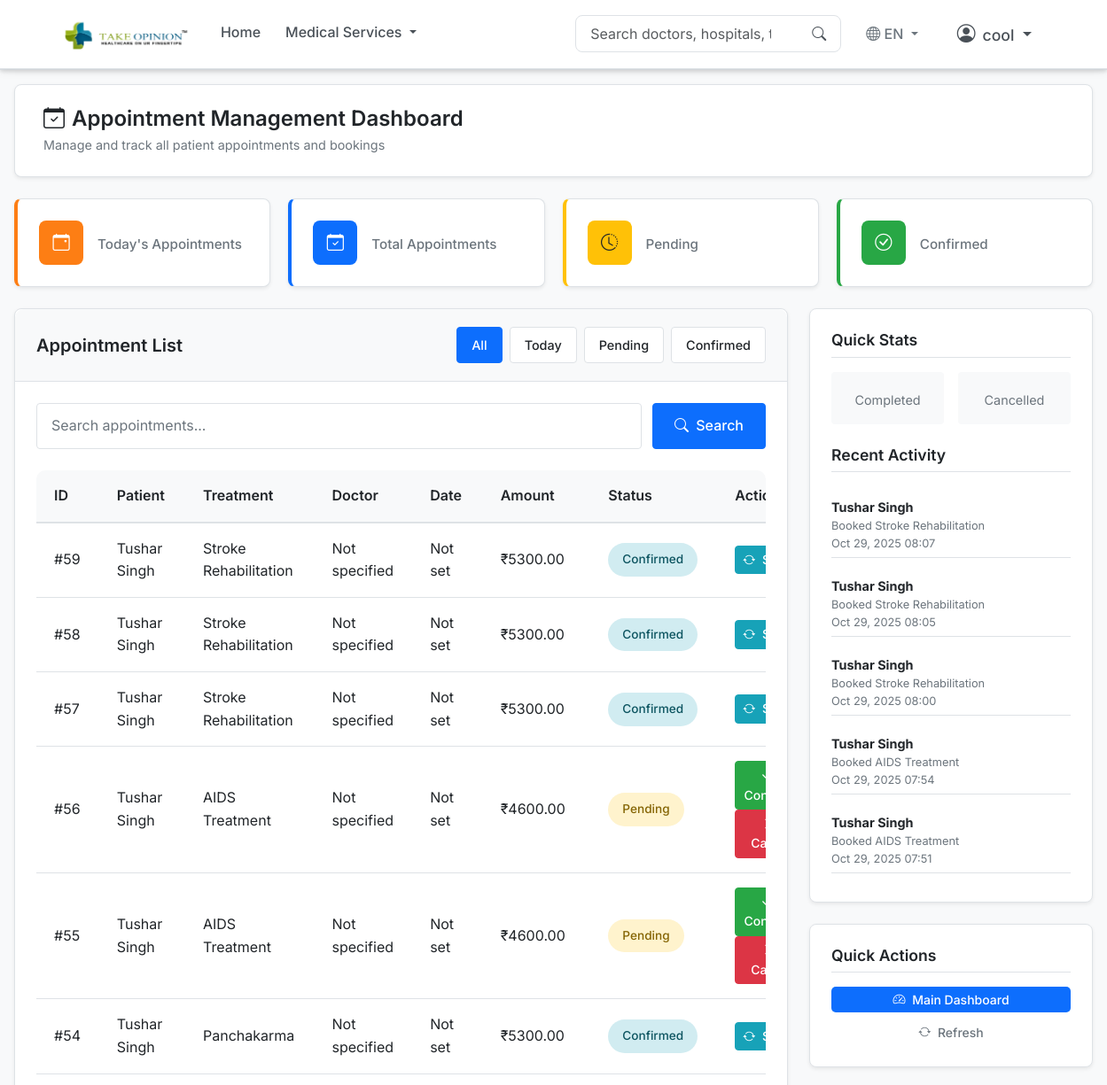
The app's page /book/admin/dashboard/ (signed in, upper part), older data.
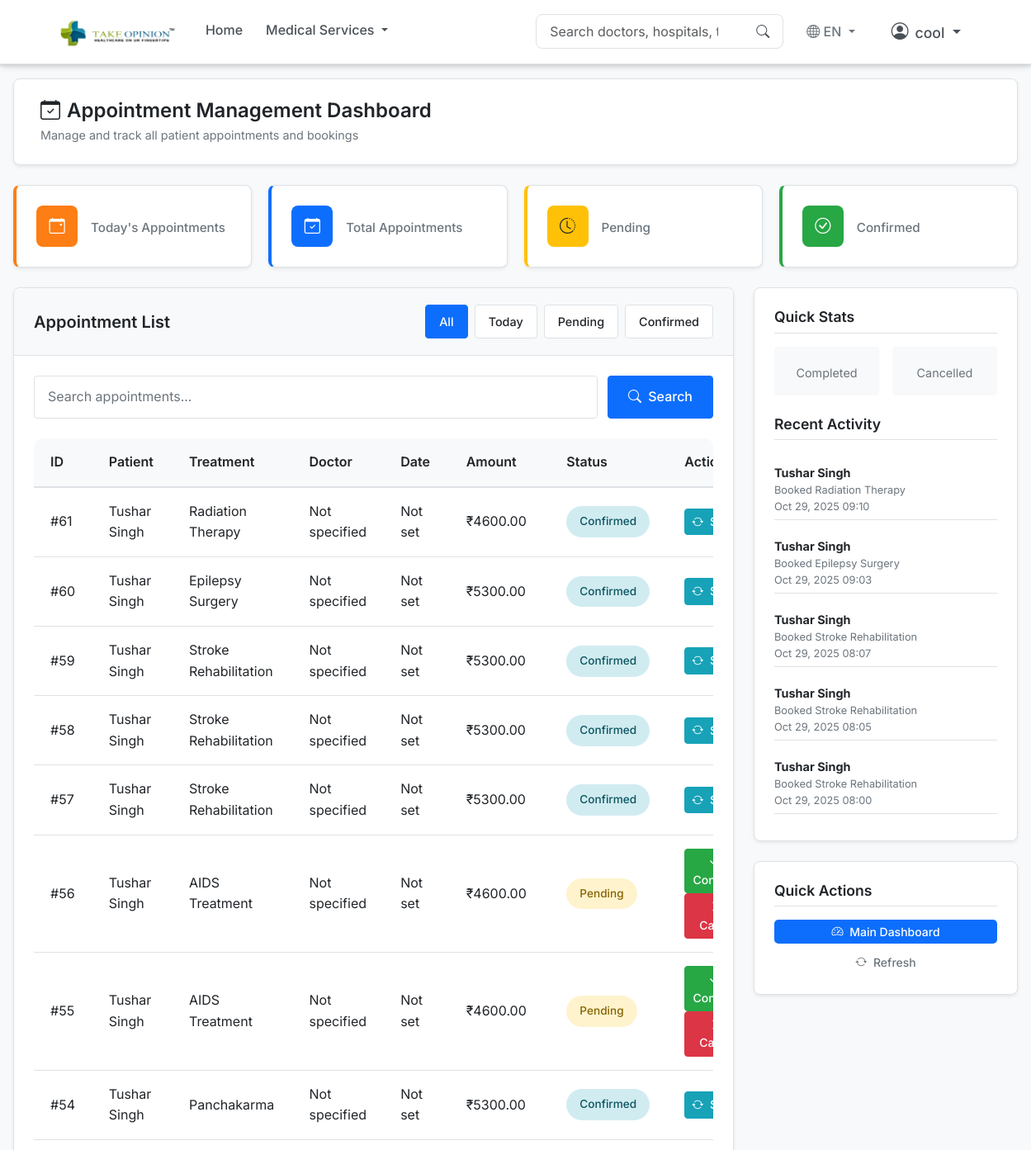
The same page, newer data.
### bookings/models.py (models this page shows, shortened)
class Booking(models.Model):
    treatment = models.ForeignKey(Treatment, on_delete=models.CASCADE)
    preferred_doctor = models.ForeignKey(Doctor, on_delete=models.SET_NULL, null=True, blank=True)
    preferred_hospital = models.ForeignKey(Hospital, on_delete=models.SET_NULL, null=True, blank=True)
    patient = models.ForeignKey(UserProfile, on_delete=models.CASCADE, related_name='bookings', null=True)
    preferred_date = models.DateField(null=True, blank=True)
    amount = models.DecimalField(max_digits=10, decimal_places=2, default=0)
    notes = models.TextField(blank=True, null=True)
    created_at = models.DateTimeField(auto_now_add=True)
    google_meet_link = models.URLField(blank=True, null=True, help_text="Google Meet link for video consultations")
    STATUS_CHOICES = [
        ('pending', 'Pending'),
        ('confirmed', 'Confirmed'),
        ('in_progress', 'In Progress'),
        ('completed', 'Completed'),
        ('cancelled', 'Cancelled'),
    ]
    status = models.CharField(max_length=20, choices=STATUS_CHOICES, default='pending')

### accounts/models.py (models this page shows, shortened)
class UserProfile(models.Model):
    USER_TYPES = (
        ('admin', 'Admin'),
        ('doctor', 'Doctor'),
        ('patient', 'Patient'),
    )
    user = models.OneToOneField(User, on_delete=models.CASCADE)
    user_type = models.CharField(max_length=10, choices=USER_TYPES)
    phone = models.CharField(max_length=15, blank=True)
    address = models.TextField(blank=True)
    city = models.CharField(max_length=100, blank=True)
    profile_picture = models.ImageField(upload_to='profile_pictures/', blank=True, null=True)
    created_at = models.DateTimeField(auto_now_add=True)
    updated_at = models.DateTimeField(auto_now=True)

### treatments/models.py (models this page shows, shortened)
class Treatment(models.Model):
    name = models.CharField(max_length=200)
    slug = models.SlugField(unique=True, blank=True)
    description = models.TextField(blank=True)
    category = models.ForeignKey(TreatmentCategory, on_delete=models.CASCADE, related_name="treatments")
    duration = models.CharField(max_length=100, blank=True, default="5-7 days")
    anesthesia_type = models.CharField(max_length=100, blank=True, default="General")
    recovery_time = models.CharField(max_length=100, blank=True, default="2-3 weeks")
    procedure_details = models.TextField(blank=True, default="This treatment involves a comprehensive approach to address your medical condition with the latest techniques and technology. The procedure is performed by highly qualified specialists in state-of-the-art facilities.")
    preparation_guidelines = models.TextField(blank=True, default="Consult your doctor,Stop certain medications,Complete medical tests,Fast before procedure")
    aftercare_instructions = models.TextField(blank=True, default="Rest and recovery period,Medication schedule,Follow-up appointments,Activity restrictions")
    starting_price = models.DecimalField(max_digits=10, decimal_places=2, default=5000.00)
    review_count = models.PositiveIntegerField(default=120)  # type: ignore

### bookings/views.py (the view)
# urls.py: path('admin/dashboard/', views.admin_dashboard, name='admin_dashboard'),
@login_required
def admin_dashboard(request):
    if not hasattr(request.user, 'userprofile') or request.user.userprofile.user_type != 'admin':
        messages.error(request, 'You do not have permission to access this page.')
        return redirect('home')
    bookings = Booking._default_manager.select_related('patient__user', 'treatment', 'preferred_doctor', 'preferred_hospital').all().order_by('-created_at')
    status_filter = request.GET.get('status')
    if status_filter:
        bookings = bookings.filter(status=status_filter)
    total_bookings = bookings.count()
    pending_bookings = bookings.filter(status='pending').count()
    confirmed_bookings = bookings.filter(status='confirmed').count()
    cancelled_bookings = bookings.filter(status='cancelled').count()
    in_progress_bookings = bookings.filter(status='in_progress').count()
    completed_bookings = bookings.filter(status='completed').count()
    from django.utils import timezone
    from datetime import date
    today = date.today()
    today_bookings = bookings.filter(created_at__date=today).count()
    recent_bookings = bookings[:5]
    from django.db.models import Count
    top_treatments = bookings.filter(treatment__isnull=False).values('treatment__name').annotate(count=Count('treatment')).order_by('-count')[:5]
    from datetime import timedelta
    week_ago = today - timedelta(days=7)
    weekly_bookings = bookings.filter(created_at__date__gte=week_ago).extra({'date': 'date(created_at)'}).values('date').annotate(count=Count('id')).order_by('date')
    context = {
        'bookings': bookings,
        'status_filter': status_filter,
        'total_bookings': total_bookings,
        'pending_bookings': pending_bookings,
        'confirmed_bookings': confirmed_bookings,
        'cancelled_bookings': cancelled_bookings,
        'in_progress_bookings': in_progress_bookings,
        'completed_bookings': completed_bookings,
        'today_bookings': today_bookings,
        'recent_bookings': recent_bookings,
        'top_treatments': top_treatments,
        'weekly_bookings': weekly_bookings,
    }
    return render(request, "bookings/admin_dashboard.html", context)

### core/context_processors.py (called while the page is built)
def translation_context(request):
    language_code = request.session.get('django_language', settings.LANGUAGE_CODE.split('-')[0])
    translations = get_translations(language_code)
    return {
        'translations': translations,
        'current_language': language_code,
        'available_languages': settings.LANGUAGES,
    }

### core/translations.py (called while the page is built)
def get_translations(language_code):
    return TRANSLATIONS.get(language_code, TRANSLATIONS['en'])

### bookings/templates/bookings/admin_dashboard.html (shortened to what the changed rows need)
{% extends 'base.html' %}
{% load static %}
{% block content %}
<div class="admin-dashboard">
    <div class="main-content">
        <div class="content-card">
            <div class="card-body">
                <div class="table-responsive">
                    <table class="bookings-table">
                        <thead>
                            <tr>
                                <th>ID</th>
                                <th>Patient</th>
                                <th>Treatment</th>
                                <th>Doctor</th>
                                <th>Date</th>
                                <th>Amount</th>
                                <th>Status</th>
                                <th>Actions</th>
                            </tr>
                        </thead>
                        <tbody>
                            {% for booking in bookings %}
                            <tr>
                                <td>#{{ booking.id }}</td>
                                <td>
                                    {% if booking.patient %}
                                        {{ booking.patient.user.first_name }} {{ booking.patient.user.last_name }}
                                    {% else %}
                                        Guest
                                    {% endif %}
                                </td>
                                <td>
                                    {% if booking.treatment %}
                                        {{ booking.treatment.name }}
                                    {% else %}
                                        General Consultation
                                    {% endif %}
                                </td>
                                <td>
                                    {% if booking.preferred_doctor %}
                                        {{ booking.preferred_doctor.name }}
                                    {% else %}
                                        Not specified
                                    {% endif %}
                                </td>
                                <td>
                                    {% if booking.preferred_date %}
                                        {{ booking.preferred_date|date:"M d, Y" }}
                                    {% else %}
                                        Not set
                                    {% endif %}
                                </td>
                                <td>₹{{ booking.amount }}</td>
                                <td>
                                    <span class="status-badge badge-{{ booking.status }}">
                                        {{ booking.get_status_display }}
                                    </span>
                                </td>
                                <td>
                                    {% if booking.status == 'pending' %}
                                        <button class="action-btn btn-success btn-sm" onclick="updateStatus({{ booking.id }}, 'confirmed')">
                                            <i class="bi bi-check-lg me-1"></i> Confirm
                                        </button>
                                        <button class="action-btn btn-danger btn-sm" onclick="updateStatus({{ booking.id }}, 'cancelled')">
                                            <i class="bi bi-x-lg me-1"></i> Cancel
                                        </button>
                                    {% elif booking.status == 'confirmed' %}
                                        <button class="action-btn btn-info btn-sm" onclick="updateStatus({{ booking.id }}, 'in_progress')">
                                            <i class="bi bi-arrow-repeat me-1"></i> Start
                                        </button>
                                    {% elif booking.status == 'in_progress' %}
                                        <button class="action-btn btn-primary btn-sm" onclick="updateStatus({{ booking.id }}, 'completed')">
                                            <i class="bi bi-check-all me-1"></i> Complete
                                        </button>
                                    {% else %}
                                        <span class="text-muted">{{ booking.get_status_display }}</span>
                                    {% endif %}
                                </td>
                            </tr>
                            {% endfor %}
                        </tbody>
                    </table>
                </div>
            </div>
        </div>
        <div>
            <div class="sidebar-card">
                <ul class="list-unstyled">
                    {% for booking in recent_bookings %}
                    <li class="mb-2 pb-1 border-bottom">
                        <div class="fw-bold" style="font-size: 0.9rem;">
                            {% if booking.patient %}
                                {{ booking.patient.user.first_name }} {{ booking.patient.user.last_name }}
                            {% else %}
                                Guest User
                            {% endif %}
                        </div>
                        <div class="small text-muted" style="font-size: 0.8rem;">
                            Booked {{ booking.treatment.name|default:"consultation" }}
                        </div>
                        <div class="small text-muted" style="font-size: 0.8rem;">
                            {{ booking.created_at|date:"M d, Y H:i" }}
                        </div>
                    </li>
                    {% empty %}
                    <li class="text-muted" style="font-size: 0.9rem;">No recent activity</li>
                    {% endfor %}
                </ul>
            </div>
        </div>
    </div>
</div>
{% endblock %}

Row changes from the older to the newer data that the page shows:
no longer on one of the page's lists (row unchanged): Booking: patient.user.first_name "Tushar", patient.user.last_name "Singh", treatment.name "AIDS Treatment", created_at "Oct 29, 2025 07:54"
no longer on one of the page's lists (row unchanged): Booking: patient.user.first_name "Tushar", patient.user.last_name "Singh", treatment.name "AIDS Treatment", created_at "Oct 29, 2025 07:51"
added Booking: id "61", patient.user.first_name "Tushar", patient.user.last_name "Singh", treatment.name "Radiation Therapy", shows "Not specified", shows "Not set", amount "4600.00", status "Confirmed", created_at "Oct 29, 2025 09:10"
added Booking: id "60", patient.user.first_name "Tushar", patient.user.last_name "Singh", treatment.name "Epilepsy Surgery", shows "Not specified", shows "Not set", amount "5300.00", status "Confirmed", created_at "Oct 29, 2025 09:03"
